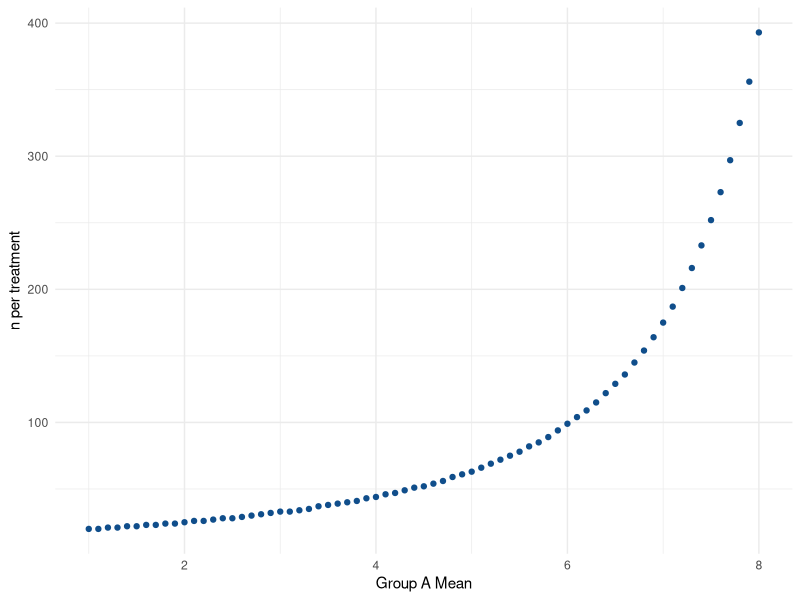
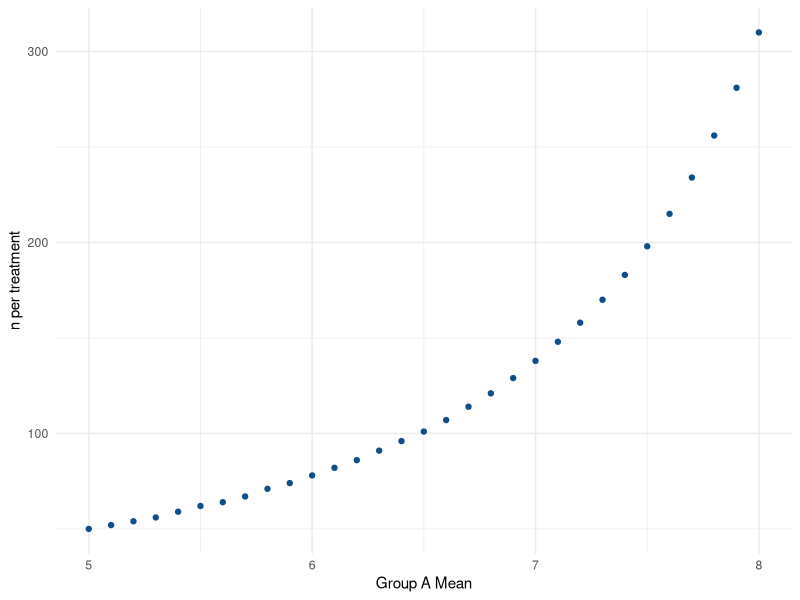
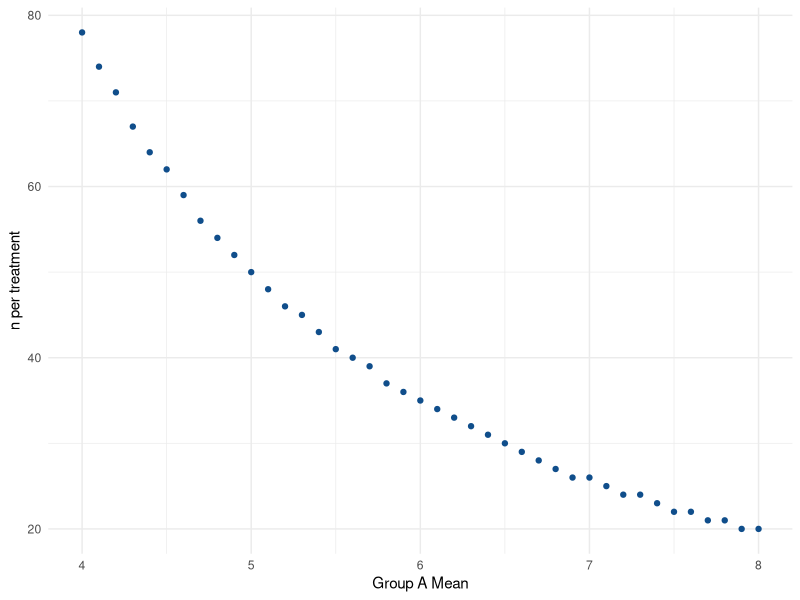
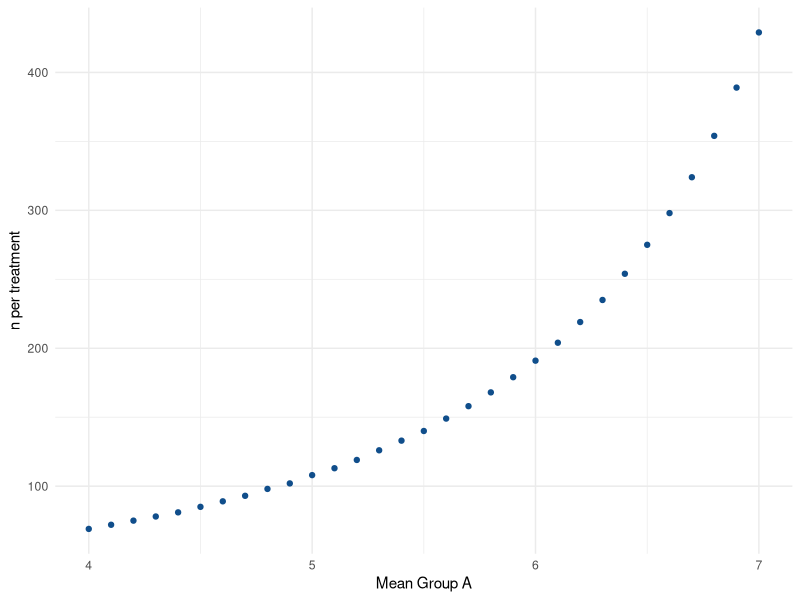
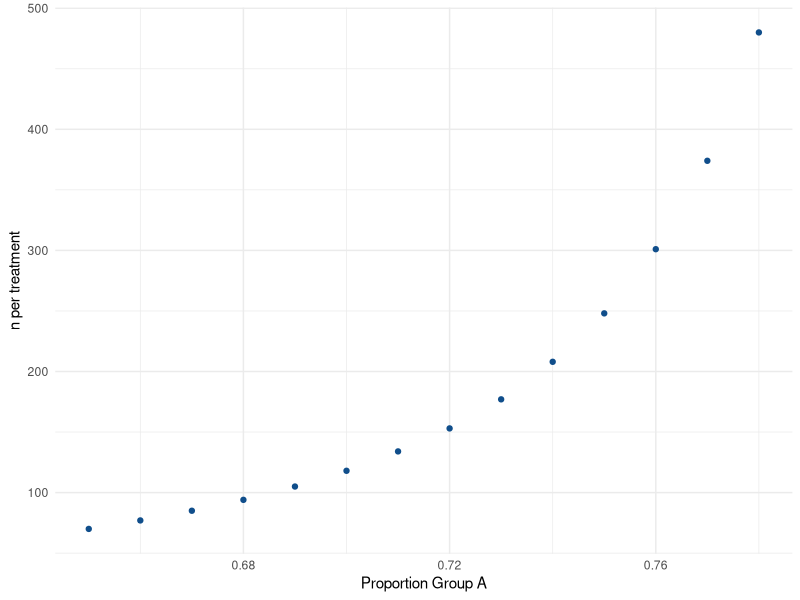
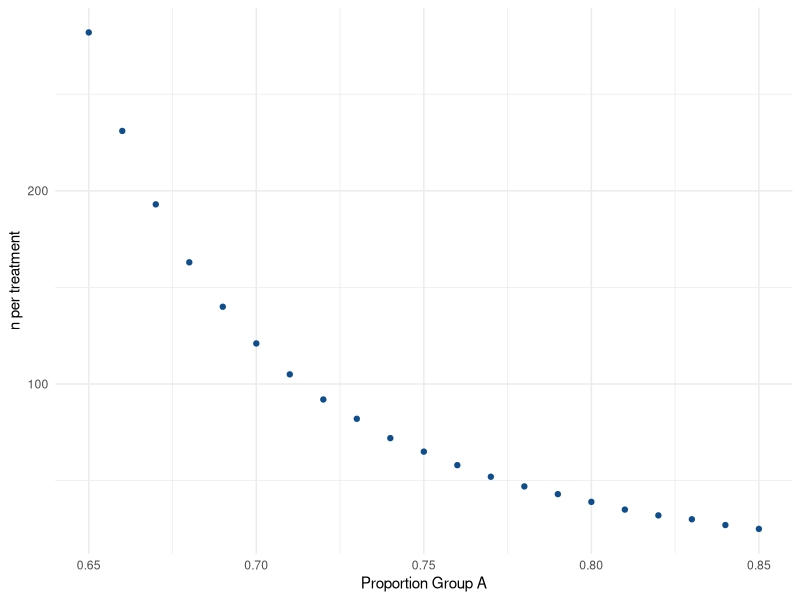
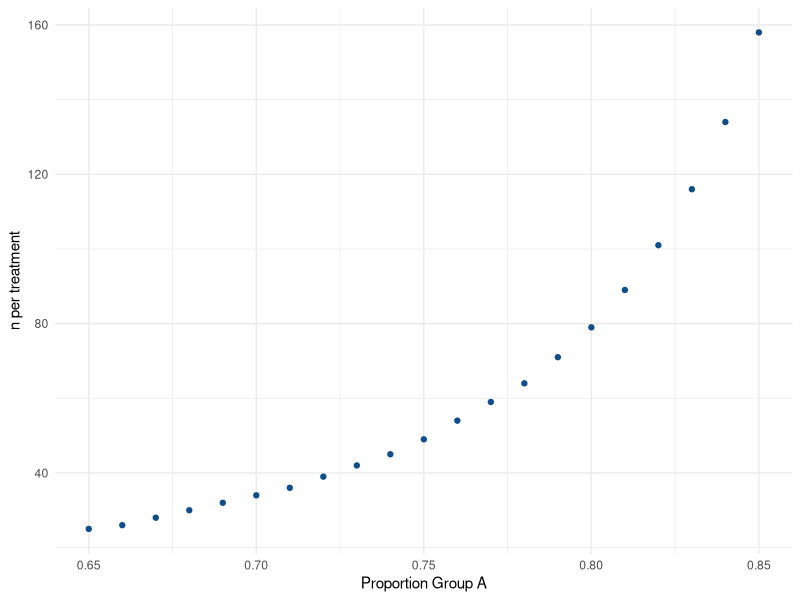
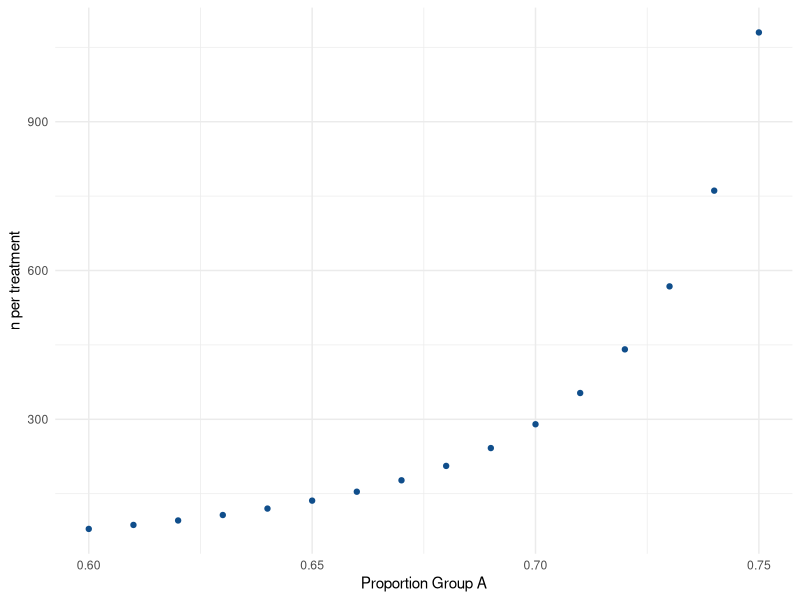

These charts were generated, in order, by the following R code:
## ---- chunk 1
knitr::opts_chunk$set(echo = TRUE)
## ---- chunk 2
rm(list = ls())
pkgs <- (c("ggplot2", "ggthemes")) # ggplot, theme_minimal() 
lapply(pkgs, require, character.only = TRUE)
## ---- chunk 3
muA = 5 # group A mean (new treatment)
muB = 10 # group B mean
sd = 10 # standard deviation
kappa = 1 # sampling ratio
alpha = 0.05 # type 1 error 
beta = 0.20 # type 2 error 
## ---- chunk 4
range_meanA = seq(1, 8, 0.1) # (start, stop, step)
## ---- chunk 5
df <- data.frame("meanA"=range_meanA, "n"=0)
## ---- chunk 6
# Sets counter variable to iterate through each row 
count = 1
# Calculates sample size for each mean of group A and adds value to data frame
for (i in range_meanA){
  muA = i 
  nB = ceiling((1+1/kappa)*(sd*(qnorm(1-alpha/2)+qnorm(1-beta))/(muA-muB))^2)
  df[count, 2] = nB
  count = count + 1
}
## ---- chunk 7
head(df)
tail(df)
## ---- chunk 8
ggplot(df, aes(x = meanA, y = n)) + geom_point(color="dodgerblue4") + 
  theme_minimal() + xlab("Group A Mean") + ylab("n per treatment")
## ---- chunk 9
muA = 5 # group A mean (new treatment)
muB = 5 # group B mean
sd = 10 # standard deviation
delta = 5 # non-inferiority (-) or superiority (+) margin
kappa = 1 # sampling ratio
alpha = 0.05 # type 1 error 
beta = 0.20 # type 2 error 
## ---- chunk 10
range_meanA = seq(5, 8, 0.1) # (start, stop, step)
## ---- chunk 11
df <- data.frame("meanA"=range_meanA, "n"=0)
## ---- chunk 12
# Sets counter variable to iterate through each row 
count = 1
# Calculates sample size for each mean of group A and adds value to data frame
for (i in range_meanA){
  muA = i 
  nB = ceiling((1+1/kappa)*(sd*(qnorm(1-alpha)+qnorm(1-beta))/(muA-muB-delta))^2)
  df[count, 2] = nB
  count = count + 1
}
## ---- chunk 13
head(df)
tail(df)
## ---- chunk 14
ggplot(df, aes(x = meanA, y = n)) + geom_point(color="dodgerblue4") + 
  theme_minimal() + xlab("Group A Mean") + ylab("n per treatment")
## ---- chunk 15
muA = 5 # group A mean (new treatment)
muB = 5 # group B mean
sd = 10 # standard deviation
delta = -5 # non-inferiority (-) or superiority (+) margin
kappa = 1 # sampling ratio
alpha = 0.05 # type 1 error 
beta = 0.20 # type 2 error 
## ---- chunk 16
range_meanA = seq(4, 8, 0.1) # (start, stop, step)
## ---- chunk 17
df <- data.frame("meanA"=range_meanA, "n"=0)
## ---- chunk 18
# Sets counter variable to iterate through each row 
count = 1
# Calculates sample size for each mean of group A and adds value to data frame
for (i in range_meanA){
  muA = i 
  nB = ceiling((1+1/kappa)*(sd*(qnorm(1-alpha)+qnorm(1-beta))/(muA-muB-delta))^2)
  df[count, 2] = nB
  count = count + 1
}
## ---- chunk 19
head(df)
tail(df)
## ---- chunk 20
ggplot(df, aes(x = meanA, y = n)) + geom_point(color="dodgerblue4") + 
  theme_minimal() + xlab("Group A Mean") + ylab("n per treatment")
## ---- chunk 21
muA = 5 # group A mean (new treatment)
muB = 4 # group B mean
sd = 10 # standard deviation
delta = 5 # equivaence margin
kappa = 1 # sampling ratio
alpha = 0.05 # type 1 error 
beta = 0.20 # type 2 error 
## ---- chunk 22
range_meanA = seq(4, 7, 0.1) # (start, stop, step)
## ---- chunk 23
df <- data.frame("meanA"=range_meanA, "n"=0)
## ---- chunk 24
# Sets counter variable to iterate through each row 
count = 1
# Calculates sample size for each mean of group A and adds value to data frame
for (i in range_meanA){
  muA = i 
  nB = ceiling((1+1/kappa)*(sd*(qnorm(1-alpha)+qnorm(1-beta/2))/(abs(muA-muB)-delta))^2)
  df[count, 2] = nB
  count = count + 1
}
## ---- chunk 25
head(df)
tail(df)
## ---- chunk 26
ggplot(df, aes(x = meanA, y = n)) + geom_point(color="dodgerblue4") + 
  theme_minimal() + xlab("Mean Group A") + ylab("n per treatment")
## ---- chunk 27
pA = 0.65 # group A proportion (new treatment)
pB = 0.85 # group B proportion
kappa = 1 # sampling ratio
alpha = 0.05 # type 1 error 
beta = 0.20 # type 2 error 
## ---- chunk 28
range_propA = seq(0.65, 0.78, 0.01) # (start, stop, step)
## ---- chunk 29
df <- data.frame("propA"=range_propA, "n"=0)
## ---- chunk 30
# Sets counter variable to iterate through each row 
count = 1
# Calculates sample size for each proportion of group A and adds value to data frame
for (i in range_propA){
  pA = i 
  nB = ceiling((pA*(1-pA)/kappa+pB*(1-pB))*((qnorm(1-alpha/2)+qnorm(1-beta))/(pA-pB))^2)
  df[count, 2] = nB
  count = count + 1
}
## ---- chunk 31
head(df)
tail(df)
## ---- chunk 32
ggplot(df, aes(x = propA, y = n)) + geom_point(color="dodgerblue4") + 
  theme_minimal() + xlab("Proportion Group A") + ylab("n per treatment")
## ---- chunk 33
pA = 0.85 # group A proportion (new treatment)
pB = 0.65 # group B proportion
delta = -0.10 # non-inferiority (-) or superiority (+) margin
kappa = 1 # sampling ratio
alpha = 0.05 # type 1 error 
beta = 0.20 # type 2 error 
## ---- chunk 34
range_propA = seq(0.65, 0.85, 0.01) # (start, stop, step)
## ---- chunk 35
df <- data.frame("propA"=range_propA, "n"=0)
## ---- chunk 36
# Sets counter variable to iterate through each row 
count = 1
# Calculates sample size for each proportion of group A and adds value to data frame
for (i in range_propA){
  pA = i 
  nB = ceiling((pA*(1-pA)/kappa+pB*(1-pB))*((qnorm(1-alpha)+qnorm(1-beta))/(pA-pB-delta))^2)
  df[count, 2] = nB
  count = count + 1
}
## ---- chunk 37
head(df)
tail(df)
## ---- chunk 38
ggplot(df, aes(x = propA, y = n)) + geom_point(color="dodgerblue4") + 
  theme_minimal() + xlab("Proportion Group A") + ylab("n per treatment")
## ---- chunk 39
pA = 0.65 # group A proportion (new treatment)
pB = 0.85 # group B proportion
delta = 0.10 # non-inferiority (-) or superiority (+) margin
kappa = 1 # sampling ratio
alpha = 0.05 # type 1 error 
beta = 0.20 # type 2 error 
## ---- chunk 40
range_propA = seq(0.65, 0.85, 0.01) # (start, stop, step)
## ---- chunk 41
df <- data.frame("propA"=range_propA, "n"=0)
## ---- chunk 42
# Sets counter variable to iterate through each row 
count = 1
# Calculates sample size for each proportion of group A and adds value to data frame
for (i in range_propA){
  pA = i 
  nB = ceiling((pA*(1-pA)/kappa+pB*(1-pB))*((qnorm(1-alpha)+qnorm(1-beta))/(pA-pB-delta))^2)
  df[count, 2] = nB
  count = count + 1
}
## ---- chunk 43
head(df)
tail(df)
## ---- chunk 44
ggplot(df, aes(x = propA, y = n)) + geom_point(color="dodgerblue4") + theme_minimal() +
  xlab("Proportion Group A") + ylab("n per treatment")
## ---- chunk 45
pA = 0.65 # group A proportion (new treatment)
pB = 0.85 # group B proportion
delta = 0.05 # equivalence margin
kappa = 1 # sampling ratio
alpha = 0.05 # type 1 error 
beta = 0.20 # type 2 error
## ---- chunk 46
range_propA = seq(0.60, 0.75, 0.01) # (start, stop, step)
## ---- chunk 47
df <- data.frame("propA"=range_propA, "n"=0)
## ---- chunk 48
# Sets counter variable to iterate through each row 
count = 1
# Calculates sample size for each proportion of group A and adds value to data frame
for (i in range_propA){
  pA = i 
  nB = ceiling((pA*(1-pA)/kappa+pB*(1-pB))*((qnorm(1-alpha)+qnorm(1-beta/2))/(abs(pA-pB)-delta))^2)
  df[count, 2] = nB
  count = count + 1
}
## ---- chunk 49
head(df)
tail(df)
## ---- chunk 50
ggplot(df, aes(x = propA, y = n)) + geom_point(color="dodgerblue4") + 
  theme_minimal() + xlab("Proportion Group A") + ylab("n per treatment")
